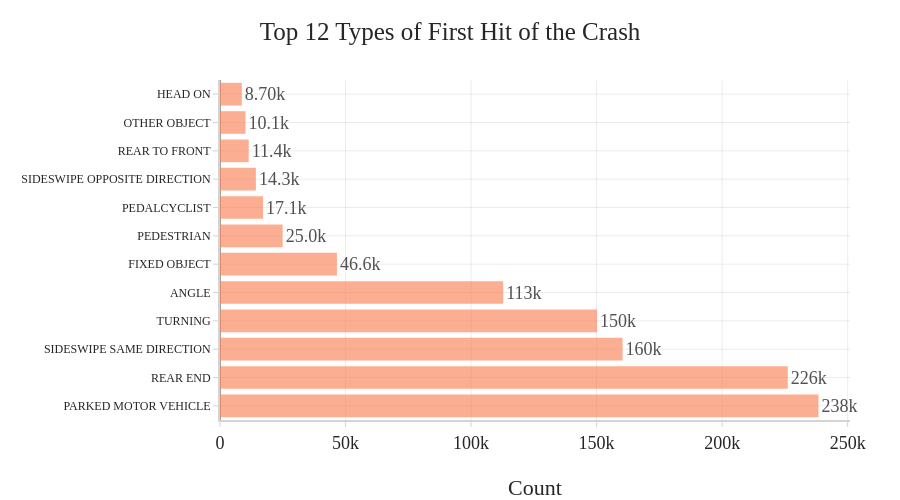

Notebook code for this chart:
### Markdown cell above
**Top 10 maneuvers at time of crash**  

Straight-ahead travel is by far the most common maneuver context, unsurprising given that most road distance is travelled in a straight line. Turning maneuvers (left turn, right turn, u-turn) collectively form the next largest group, pointing to intersections and merging points as hotspots for conflict. A small tail of reversing and lane-change maneuvers rounds out the picture. The concentration in a handful of maneuver types suggests that intervention doesn't need to address exotic scenarios; the everyday, high-frequency movements produce most incidents.

### Code cell
### Crash Type Distribution (Top 12)
crash_type_dist = crash_base_basic["FIRST_CRASH_TYPE"].value_counts().head(12)
fig_type = go.Figure(
    data=[
        go.Bar(
            x=crash_type_dist.values,
            y=crash_type_dist.index,
            text=crash_type_dist.values,
            texttemplate="%{text:.3s}",
            textposition="outside",
            cliponaxis=False,
            orientation="h",
            marker_color=ORANGE,
            opacity=GLOBAL_OPACITY,
        )
    ]
)
_simple_layout(fig_type, "Top 12 Types of First Hit of the Crash", height=500)
fig_type.update_layout(
    title=dict(x=0.5, xanchor="center"),
    margin=dict(l=220, r=50, t=80, b=80)
 )
fig_type.update_xaxes(title_text="Count")
fig_type.update_yaxes(tickfont=dict(size=12))
fig_type.show()

### Figure 1 — Plotly figure (JSON) as saved in the notebook; plotly's stock layout.template omitted (floating-point values rounded to 4 significant figures)
{"data": [{"cliponaxis": false, "marker": {"color": "rgba(252, 130, 87, 0.8)"}, "opacity": 0.8, "orientation": "h", "text": [238400.0, 226200.0, 160400.0, 150200.0, 112800.0, 46580.0, 24950.0, 17130.0, 14290.0, 11440.0, 10140.0, 8699.0], "textposition": "outside", "texttemplate": "%{text:.3s}", "type": "bar", "x": [238385, 226160, 160356, 150166, 112804, 46578, 24953, 17134, 14293, 11443, 10142, 8699], "y": ["PARKED MOTOR VEHICLE", "REAR END", "SIDESWIPE SAME DIRECTION", "TURNING", "ANGLE", "FIXED OBJECT", "PEDESTRIAN", "PEDALCYCLIST", "SIDESWIPE OPPOSITE DIRECTION", "REAR TO FRONT", "OTHER OBJECT", "HEAD ON"]}], "layout": {"font": {"color": "#262626", "family": "Tiempos Text Font", "size": 18}, "height": 500, "margin": {"b": 80, "l": 220, "r": 50, "t": 80}, "paper_bgcolor": "white", "plot_bgcolor": "white", "title": {"text": "Top 12 Types of First Hit of the Crash", "x": 0.5, "xanchor": "center"}, "xaxis": {"gridcolor": "rgba(0,0,0,0.08)", "linecolor": "#D4D4D4", "linewidth": 2, "showgrid": true, "tickcolor": "#D4D4D4", "title": {"font": {"color": "#262626"}, "text": "Count"}}, "yaxis": {"gridcolor": "rgba(0,0,0,0.08)", "linecolor": "#D4D4D4", "linewidth": 2, "showgrid": true, "tickcolor": "#D4D4D4", "tickfont": {"size": 12}, "title": {"font": {"color": "#262626"}}}}}
